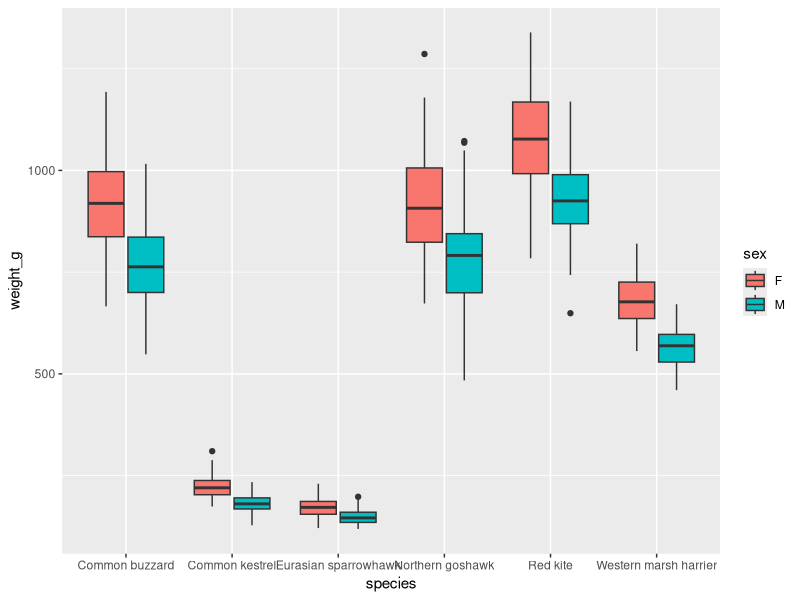
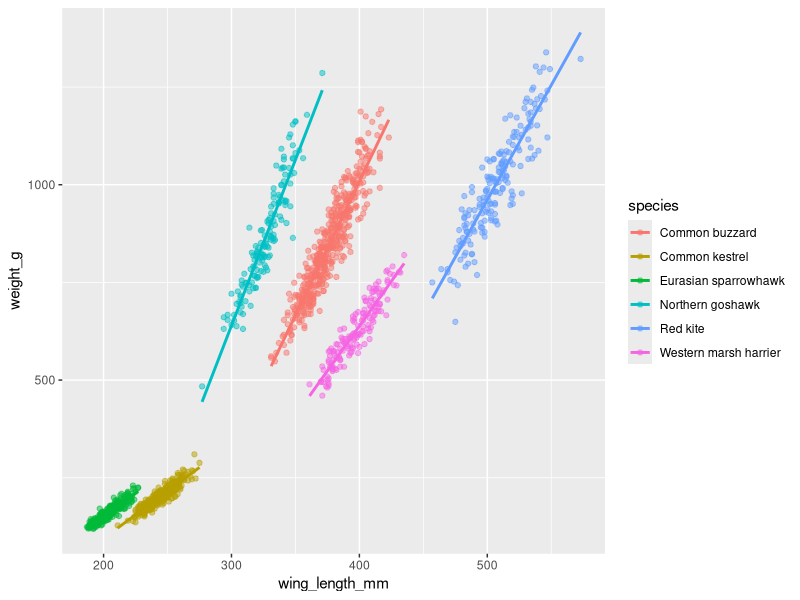
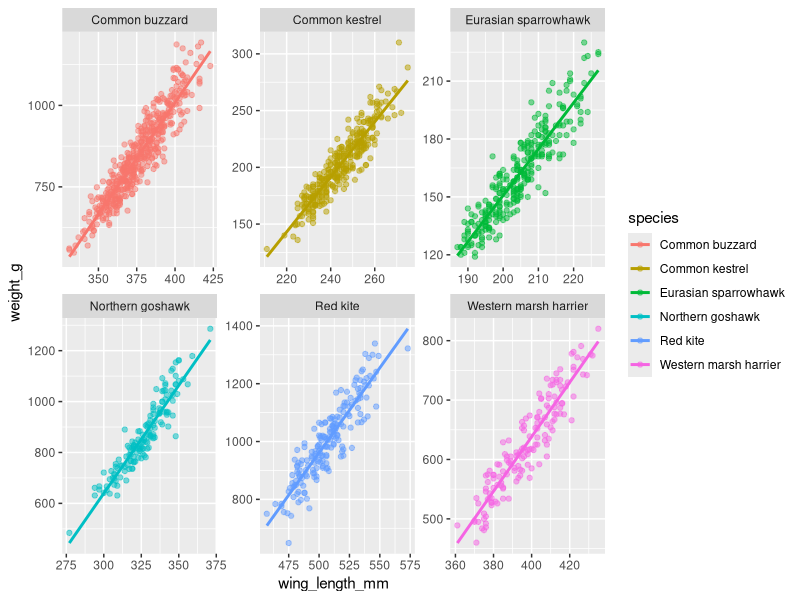
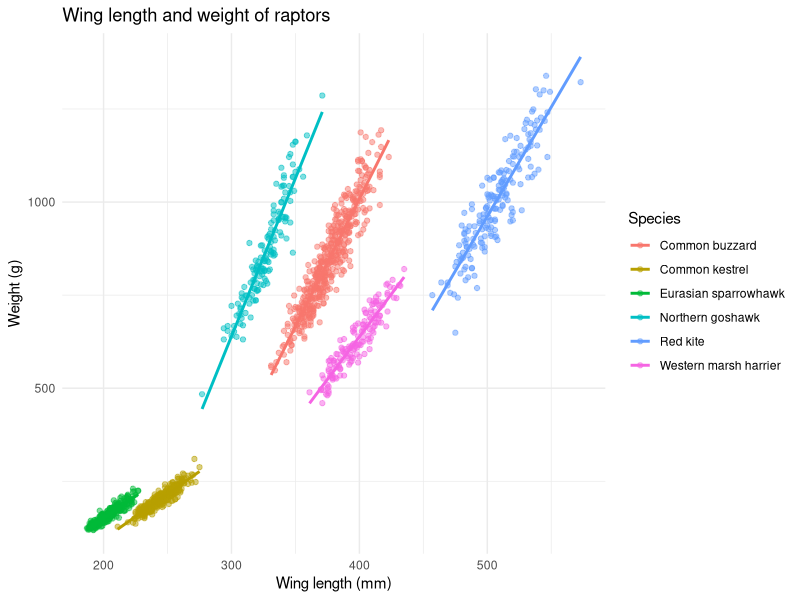

Generate these figures, in order, with R:
# Solutions: ggplot2 exercise with raptors

library(tidyverse)

raptors <- read_csv("workshop_data/exercise_raptors_individuals.csv")

# 1. Boxplot
ggplot(raptors, aes(x = species, y = weight_g, fill = sex)) +
  geom_boxplot()

# In raptors, females are larger than males. In big cats it is the other way round.

# 2. Scatterplot with trend lines
p_raptors <- ggplot(raptors, aes(wing_length_mm, weight_g, colour = species)) +
  geom_point(alpha = 0.5) +
  geom_smooth(method = "lm", se = FALSE)

p_raptors


# 3. Facets
p_raptors +
  facet_wrap(~ species, scales = "free")

# 4. Labels, theme and saving
p_final <- p_raptors +
  labs(
    title = "Wing length and weight of raptors",
    x = "Wing length (mm)",
    y = "Weight (g)",
    colour = "Species"
  ) +
  theme_minimal()

ggsave("raptors_wing_weight.png", plot = p_final, width = 8, height = 6, dpi = 300)
